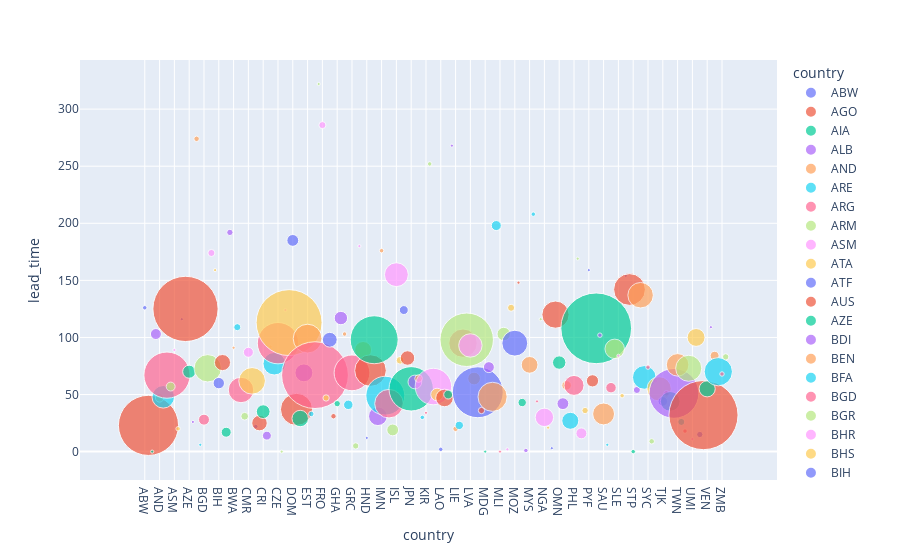

Notebook code cell kept with this figure:
### Code cell
import plotly.express as px

filtered_data = country_data2[country_data2['count'] <=500]

fig = px.scatter(
    data_frame=filtered_data,
    x='country',
    y='lead_time',
    size='count',
    color='country',
    hover_name='country',
    size_max=50
)
fig.show()
